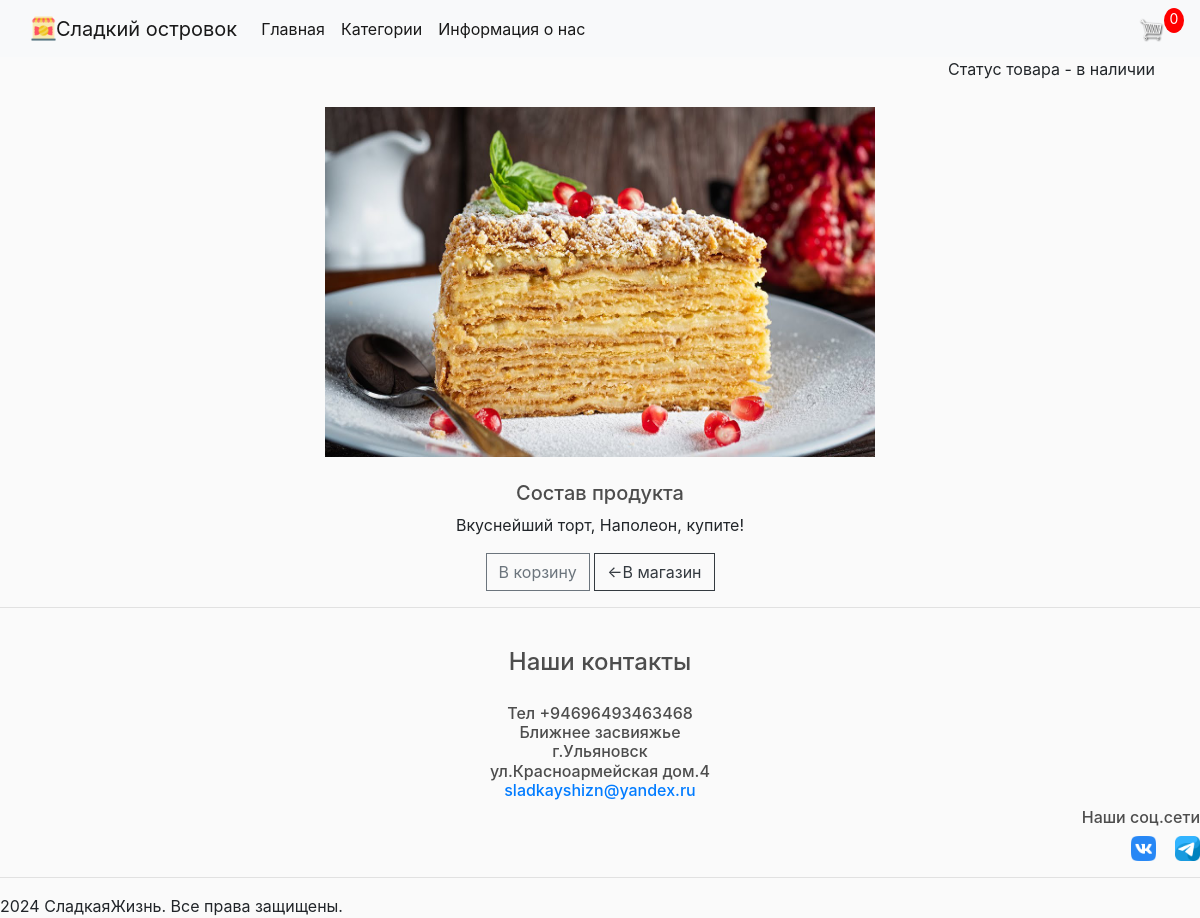
Before: /description_page/1 with the older database file.
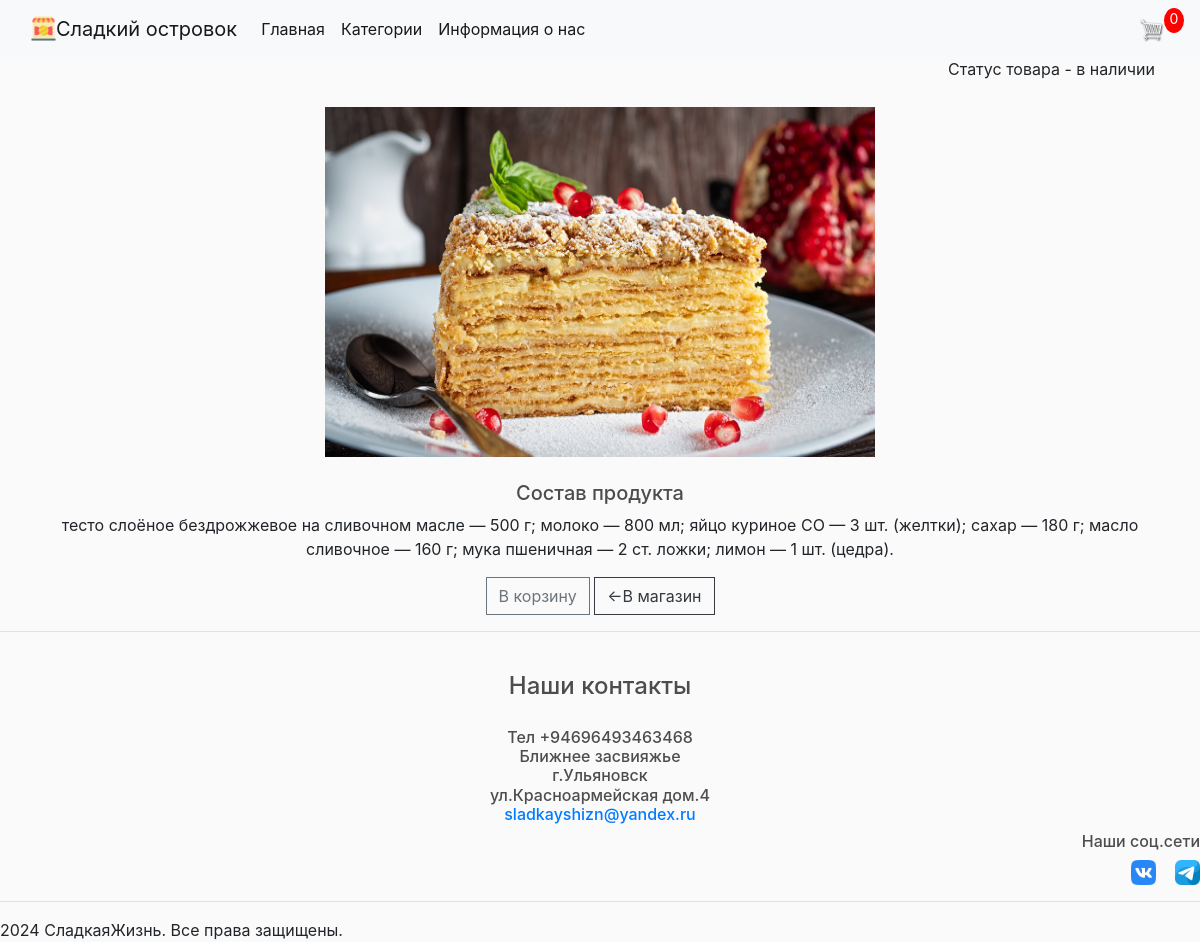
After: the same page with the newer database file.
### store/models.py (models this page shows, shortened)
class Product(models.Model):
    name = models.CharField(max_length=200, null=True)
    price = models.DecimalField(max_digits=7, decimal_places=2)
    digital = models.BooleanField(default=False, null=True, blank=False)
    image = models.ImageField(null=True, blank=True)
    category = models.ForeignKey('Category', on_delete=models.SET_NULL, null=True)  # SET_NULL временно
    description = models.TextField(default='описание')
    @property
    def imageURL(self):
        try:
            url = self.image.url
        except:
            url = ''
        return url

### store/views.py (the view)
# urls.py: path('description_page/<int:product_id>', views.description_page, name="description_page"),
def description_page(request, product_id):
    data = cartData(request)
    cartItems = data['cartItems']
    item = Product.objects.get(id=product_id)
    return render(request, 'store/description_page.html', {'item': item, 'cartItems': cartItems})

### store/utils.py (called while the page is built, shortened)
def cookieCart(request):
    try:
        cart = json.loads(request.COOKIES['cart'])
    except:
        cart = {}
    print('Cart:', cart)
    items = []
    order = {'get_cart_total': 0, 'get_cart_items': 0, 'shipping': False}
    cartItems = order['get_cart_items']
    return {'cartItems': cartItems, 'order': order, 'items': items}

def cartData(request):
    if request.user.is_authenticated:
        customer = request.user.customer
        order, created = Order.objects.get_or_create(customer=customer, complete=False)
        items = order.orderitem_set.all()
        cartItems = order.get_cart_items
    else:
        cookieData = cookieCart(request)
        cartItems = cookieData['cartItems']
        order = cookieData['order']
        items = cookieData['items']
    return {'cartItems': cartItems, 'order': order, 'items': items}

### store/templates/store/description_page.html
{% extends 'store/main.html' %}
{% block content %}
<div style="text-align:right"><p>Статус товара - в наличии</p></div>
    <div class="row">
        <div align="center" class="col-lg-12">
            <img src="{{item.imageURL}}" width="550px" height="350px">
        </div>
    </div>
<br>
<h5 style="text-align:center">Состав продукта</h5>
 <p align="right" style="text-align:center">{{ item.description}}</p>
<div style="text-align:center">
<button data-product="{{item.id}}" data-action="add" class="btn btn-outline-secondary add-btn update-cart">В корзину</button>
    <a class="btn btn-outline-dark" href="{% url 'store' %}">&#x2190В магазин</a>
</div>
{% endblock content %}

Changed rows visible on the page:
changed Product: description "Вкуснейший торт, Наполеон, купите!" → "тесто слоёное бездрожжевое на сливочном масле — 500 г; молоко — 800 мл; яйцо куриное СО — 3 шт. (желтки); сахар — 180 г; масло сливочное — 160 г; мука пшеничная — 2 ст. ложки; лимон — 1 шт. (цедра)."
